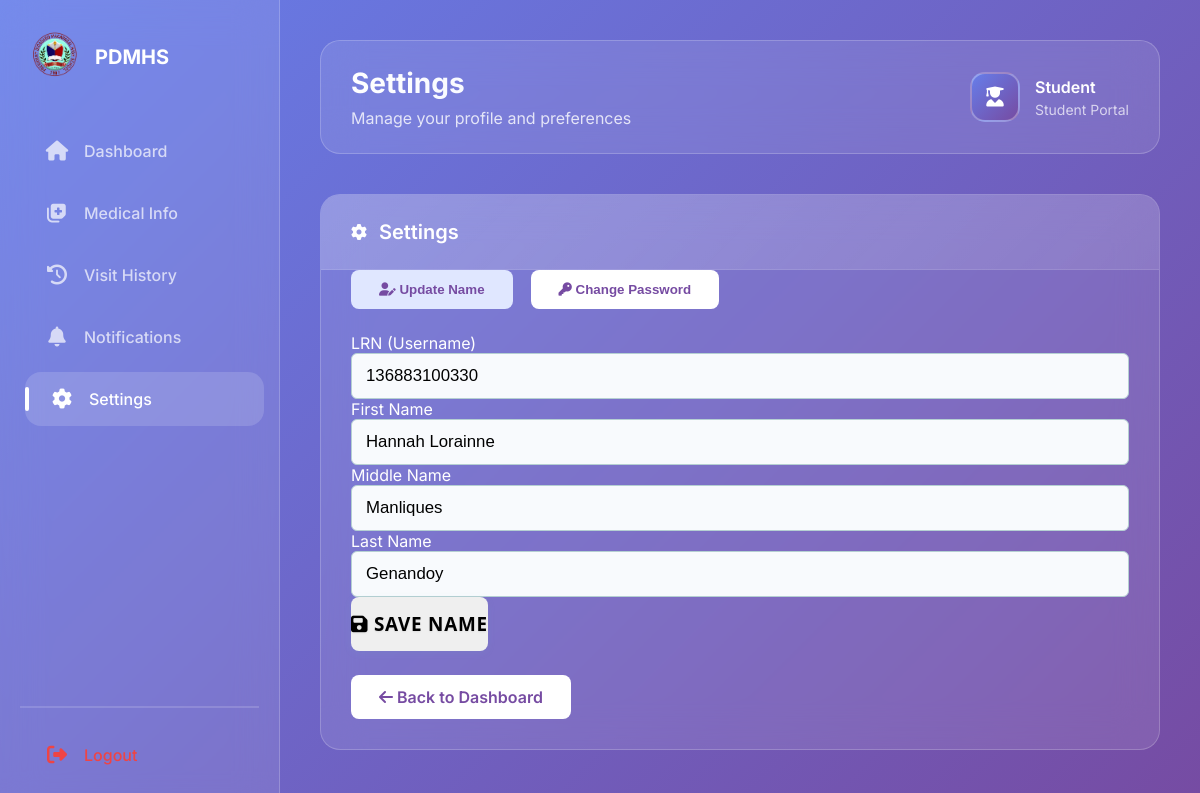
/student_settings.php (signed in), run on the app's committed database.
### tables this page shows
CREATE TABLE `students` (
  `student_id` bigint(20) NOT NULL,
  `first_name` varchar(100) NOT NULL,
  `middle_name` varchar(100) DEFAULT NULL,
  `last_name` varchar(100) NOT NULL,
  `birthdate` date NOT NULL,
  `gender` enum('M','F') NOT NULL,
  `address` text DEFAULT NULL,
  `password` varchar(255) DEFAULT NULL,
  `lrn` varchar(20) NOT NULL
);

### student_settings.php (the view, shortened to what this page needs)
<?php
require 'includes/db.php';
$student_id = $_SESSION['student_id'];
$sql = "SELECT lrn, first_name, middle_name, last_name FROM students WHERE student_id = ?";
$stmt = $conn->prepare($sql);
$stmt->bind_param('i', $student_id);
$stmt->execute();
$student = $stmt->get_result()->fetch_assoc();
?>
<!DOCTYPE html>
<html lang="en">
<head>
    <link rel="stylesheet" href="css/style.css">
    <link rel="stylesheet" href="https://cdnjs.cloudflare.com/ajax/libs/font-awesome/6.4.0/css/all.min.css">
</head>
<body>
    <div class="dashboard-container">
        <aside class="sidebar">
            <div class="logo-section">
                <a href="index.php"><img src="assets/pdmhs_logo.png" alt="PDMHS Logo"></a>
                <span class="logo-text">PDMHS</span>
            </div>
            <div class="nav-menu">
                <a href="student_dashboard.php" class="nav-item"><span class="nav-icon"><i class="fa fa-home"></i></span> Dashboard</a>
                <a href="student_medical_info.php" class="nav-item"><span class="nav-icon"><i class="fa fa-notes-medical"></i></span> Medical Info</a>
                <a href="student_visit_history.php" class="nav-item"><span class="nav-icon"><i class="fa fa-history"></i></span> Visit History</a>
                <a href="student_notifications.php" class="nav-item"><span class="nav-icon"><i class="fa fa-bell"></i></span> Notifications</a>
                <a href="student_settings.php" class="nav-item active"><span class="nav-icon"><i class="fa fa-cog"></i></span> Settings</a>
            </div>
            <div style="margin-top:auto; padding: 0 20px;">
                <hr style="border: 1px solid rgba(255,255,255,0.15); margin: 20px 0;">
                <a href="logout.php" class="nav-item" style="color:#ef4444;"><span class="nav-icon"><i class="fa fa-sign-out-alt"></i></span> Logout</a>
            </div>
        </aside>
        <main class="main-content">
            <div class="header">
                <div class="welcome-section">
                    <div class="welcome-title">Settings</div>
                    <div class="welcome-subtitle">Manage your profile and preferences</div>
                </div>
                <div class="user-profile">
                    <div class="user-avatar"><i class="fa fa-user-graduate"></i></div>
                    <div class="user-info">
                        <h4>Student</h4>
                        <p>Student Portal</p>
                    </div>
                </div>
            </div>
            <div class="dashboard-grid">
                <div class="card">
                    <div class="card-header"><i class="fa fa-cog card-icon"></i> <span class="card-title">Settings</span></div>
                    <div class="card-body">
                        <div class="settings-actions">
                            <button type="button" id="btn-name" onclick="showForm('name')"><i class="fa fa-user-edit"></i> Update Name</button>
                            <button type="button" id="btn-password" onclick="showForm('password')"><i class="fa fa-key"></i> Change Password</button>
                        </div>
                        <form method="post" id="form-name" class="settings-form">
                            <label for="lrn">LRN (Username)</label>
                            <input type="text" id="lrn" value="<?php echo htmlspecialchars($student['lrn']); ?>" readonly>
                            <label for="first_name">First Name</label>
                            <input type="text" name="first_name" id="first_name" value="<?php echo htmlspecialchars($student['first_name']); ?>" required>
                            <label for="middle_name">Middle Name</label>
                            <input type="text" name="middle_name" id="middle_name" value="<?php echo htmlspecialchars($student['middle_name']); ?>">
                            <label for="last_name">Last Name</label>
                            <input type="text" name="last_name" id="last_name" value="<?php echo htmlspecialchars($student['last_name']); ?>" required>
                            <button type="submit" name="update_name" class="btn"><i class="fa fa-save"></i> Save Name</button>
                        </form>
                        <a href="student_dashboard.php" class="btn-back"><i class="fa fa-arrow-left"></i> Back to Dashboard</a>
                    </div>
                </div>
            </div>
        </main>
    </div>
</body>
</html>

### css/style.css (style rules this page uses)
body { margin: 0; padding: 0; font-family: 'Segoe UI', Arial, sans-serif; background: url('../assets/pdmhs_campus.jpg') no-repeat center center fixed; background-size: cover; min-height: 100vh; display: flex; align-items: center; justify-content: center; }
input[type="text"], input[type="password"] { width: 100%; padding: 12px 14px; border: 1.5px solid #b5cfd2; border-radius: 6px; font-size: 1.05rem; margin-bottom: 0; box-sizing: border-box; background: #f8fafd; transition: border 0.2s, box-shadow 0.2s; }
.btn, .signin-btn, .quick-actions-list button, .search-bar button { font-family: 'Segoe UI', Arial, sans-serif; font-size: 1.18rem; font-weight: 700; letter-spacing: 0.04em; border-radius: 8px; outline: none; box-shadow: 0 2px 8px rgba(95,201,196,0.08); transition: background 0.2s, box-shadow 0.2s, border 0.2s; min-height: 48px; min-width: 120px; padding: 14px 0; border: none; cursor: pointer; display: inline-block; text-align: center; text-transform: uppercase; text-shadow: 0 1px 2px rgba(0,0,0,0.08); margin-left: auto; margin-right: auto; }

### data on the page
students: lrn "136883100330", first_name "Hannah Lorainne", middle_name "Manliques", last_name "Genandoy"
